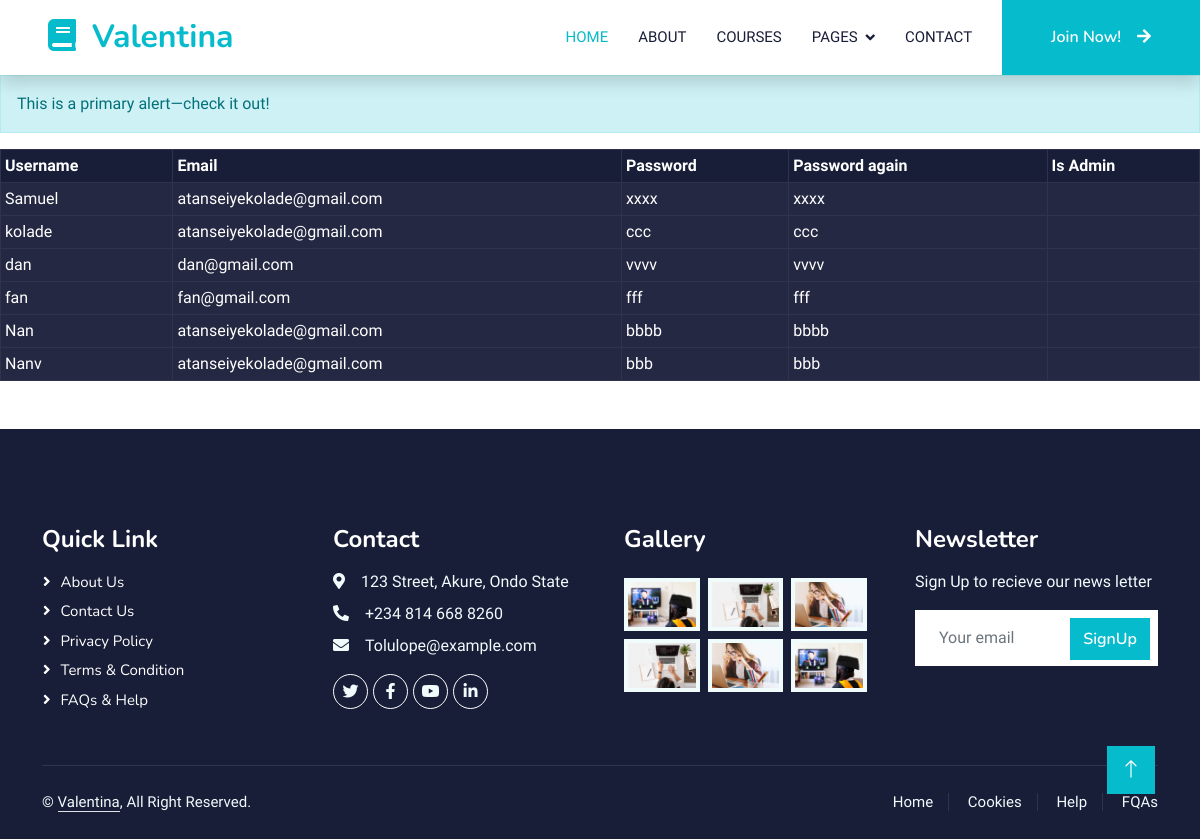
/regUsers, run on an earlier commit of the app's database.
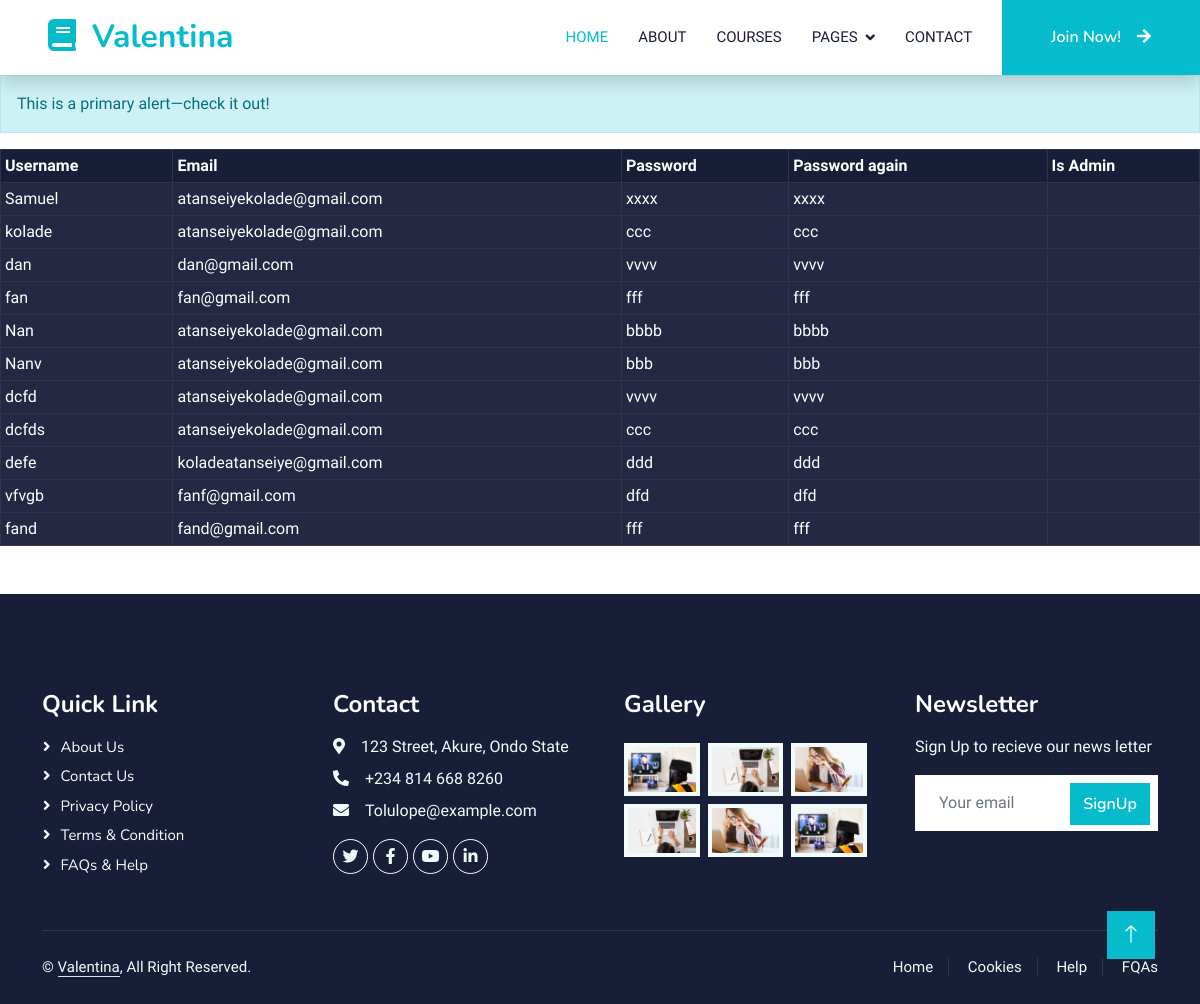
And on a later commit of the database.
### app.py (models this page shows, shortened)
class SignUp(UserMixin, db.Model):
    __bind_key__ = 'SignUp'
    __tablename__ = 'SignUp'
    username = db.Column(db.String(80),  unique=True, nullable=False, primary_key=True)
    email = db.Column(db.String(80), unique=True, nullable=False)
    password = db.Column(db.String(80), nullable=False)
    password_again = db.Column(db.String(80), nullable=False)
    is__admin = db.Column(db.String(80))

### app.py (the view)
@app.route('/regUsers')
def regUsers():
    users = SignUp.query.all()
    greet = 'Hello, there'
    return render_template('usersDB.html',  users=[users, greet])

### templates/usersDB.html
{% extends 'base.html' %}
{% block body %}
<div class="alert alert-primary" role="alert">
    This is a primary alert—check it out!
</div>
<table class="table table-striped table-dark table-hover table-sm table-bordered p-5">
    <thead>
        <tr>
            <th>Username</th>
            <th>Email</th>
            <th>Password</th>
            <th>Password again</th>
            <th>Is Admin</th>
        </tr>
    </thead>
    {% for user in users[0] %}
    <tbody>
        <tr>
            <td>{{user.username}}</td>
            <td>{{user.email}}</td>
            <td>{{user.password}}</td>
            <td>{{user.password_again}}</td>
            <td>{{user.admin}}</td>
        </tr>
    </tbody>
    {% endfor %}
</table>
{% endblock %}

### templates/base.html (shortened to what this page needs)
<!DOCTYPE html>
<html lang="en">
<head>
    <link rel="stylesheet" href="https://cdnjs.cloudflare.com/ajax/libs/font-awesome/5.10.0/css/all.min.css">
    <link rel="stylesheet" href="https://cdn.jsdelivr.net/npm/bootstrap-icons@1.4.1/font/bootstrap-icons.css">
    <link rel="stylesheet" href="{{ url_for('static', filename='lib/animate/animate.min.css') }}">
    <link rel="stylesheet" href="{{ url_for('static', filename='lib/owlcarousel/assets/owl.carousel.min.css') }}">
    <link rel="stylesheet" href="{{ url_for('static', filename='css/bootstrap.min.css') }}">
    <link rel="stylesheet" href="{{ url_for('static', filename='css/style.css') }}">
</head>
<body>
    <nav class="navbar navbar-expand-lg bg-white navbar-light shadow sticky-top p-0">
        <a href="index.html" class="navbar-brand d-flex align-items-center px-4 px-lg-5">
            <h2 class="m-0 text-primary"><i class="fa fa-book me-3"></i>Valentina</h2>
        </a>
        <div class="collapse navbar-collapse" id="navbarCollapse">
            <div class="navbar-nav ms-auto p-4 p-lg-0">
                <a href="{{ url_for('index') }}" class="nav-item nav-link active">Home</a>
                <a href="{{ url_for('about') }}" class="nav-item nav-link">About</a>
                <a href="{{ url_for('courses') }}" class="nav-item nav-link">Courses</a>
                <div class="nav-item dropdown">
                    <a href="#" class="nav-link dropdown-toggle" data-bs-toggle="dropdown">Pages</a>
                </div>
                <a href="{{ url_for('contact') }}" class="nav-item nav-link">Contact</a>
            </div>
            <a href="{{ url_for('signup') }}" class="btn btn-primary py-4 px-lg-5 d-none d-lg-block">Join Now!<i
                    class="fa fa-arrow-right ms-3"></i></a>
        </div>
    </nav>
    {% block body %}
    {% endblock %}
    <div class="container-fluid bg-dark text-light footer pt-5 mt-5 wow fadeIn" data-wow-delay="0.1s">
        <div class="container py-5">
            <div class="row g-5">
                <div class="col-lg-3 col-md-6">
                    <h4 class="text-white mb-3">Quick Link</h4>
                    <a class="btn btn-link" href="">About Us</a>
                    <a class="btn btn-link" href="">Contact Us</a>
                    <a class="btn btn-link" href="">Privacy Policy</a>
                    <a class="btn btn-link" href="">Terms & Condition</a>
                    <a class="btn btn-link" href="">FAQs & Help</a>
                </div>
                <div class="col-lg-3 col-md-6">
                    <h4 class="text-white mb-3">Contact</h4>
                    <p class="mb-2"><i class="fa fa-map-marker-alt me-3"></i>123 Street, Akure, Ondo State</p>
                    <p class="mb-2"><i class="fa fa-phone-alt me-3"></i>+234 814 668 8260</p>
                    <p class="mb-2"><i class="fa fa-envelope me-3"></i>Tolulope@example.com</p>
                    <div class="d-flex pt-2">
                        <a class="btn btn-outline-light btn-social" href=""><i class="fab fa-twitter"></i></a>
                        <a class="btn btn-outline-light btn-social" href=""><i class="fab fa-facebook-f"></i></a>
                        <a class="btn btn-outline-light btn-social" href=""><i class="fab fa-youtube"></i></a>
                        <a class="btn btn-outline-light btn-social" href=""><i class="fab fa-linkedin-in"></i></a>
                    </div>
                </div>
                <div class="col-lg-3 col-md-6">
                    <h4 class="text-white mb-3">Gallery</h4>
                    <div class="row g-2 pt-2">
                        <div class="col-4">
                            <img class="img-fluid bg-light p-1"
                                src="{{ url_for('static', filename='img/course-1.jpg') }}" alt="">
                        </div>
                        <div class="col-4">
                            <img class="img-fluid bg-light p-1"
                                src="{{ url_for('static', filename='img/course-2.jpg') }}" alt="">
                        </div>
                        <div class="col-4">
                            <img class="img-fluid bg-light p-1"
                                src="{{ url_for('static', filename='img/course-3.jpg') }}" alt="">
                        </div>
                        <div class="col-4">
                            <img class="img-fluid bg-light p-1"
                                src="{{ url_for('static', filename='img/course-2.jpg') }}" alt="">
                        </div>
                        <div class="col-4">
                            <img class="img-fluid bg-light p-1"
                                src="{{ url_for('static', filename='img/course-3.jpg') }}" alt="">
                        </div>
                        <div class="col-4">
                            <img class="img-fluid bg-light p-1"
                                src="{{ url_for('static', filename='img/course-1.jpg') }}" alt="">
                        </div>
                    </div>
                </div>
                <div class="col-lg-3 col-md-6">
                    <h4 class="text-white mb-3">Newsletter</h4>
                    <p>Sign Up to recieve our news letter</p>
                    <div class="position-relative mx-auto" style="max-width: 400px;">
                        <input class="form-control border-0 w-100 py-3 ps-4 pe-5" type="text" placeholder="Your email">
                        <button type="button"
                            class="btn btn-primary py-2 position-absolute top-0 end-0 mt-2 me-2">SignUp</button>
                    </div>
                </div>
            </div>
        </div>
        <div class="container">
            <div class="copyright">
                <div class="row">
                    <div class="col-md-6 text-center text-md-start mb-3 mb-md-0">
                        &copy; <a class="border-bottom" href="#">Valentina</a>, All Right Reserved.
                    </div>
                    <div class="col-md-6 text-center text-md-end">
                        <div class="footer-menu">
                            <a href="">Home</a>
                            <a href="">Cookies</a>
                            <a href="">Help</a>
                            <a href="">FQAs</a>
                        </div>
                    </div>
                </div>
            </div>
        </div>
    </div>
    <a href="#" class="btn btn-lg btn-primary btn-lg-square back-to-top"><i class="bi bi-arrow-up"></i></a>
</body>
</html>

### static/css/style.css (style rules this page uses)
:root { --primary: #06BBCC; --light: #F0FBFC; --dark: #181d38; }
.back-to-top { position: fixed; display: none; right: 45px; bottom: 45px; z-index: 99; }
.btn { font-family: 'Nunito', sans-serif; font-weight: 600; transition: .5s; }
.btn.btn-primary, .btn.btn-secondary { color: #FFFFFF; }
.btn-lg-square { width: 48px; height: 48px; }
.btn-square, .btn-sm-square, .btn-lg-square { padding: 0; display: flex; align-items: center; justify-content: center; font-weight: normal; border-radius: 0px; }
.navbar .dropdown-toggle::after { border: none; content: "\f107"; font-family: "Font Awesome 5 Free"; font-weight: 900; vertical-align: middle; margin-left: 8px; }
.navbar-light .navbar-nav .nav-link { margin-right: 30px; padding: 25px 0; color: #FFFFFF; font-size: 15px; text-transform: uppercase; outline: none; }
.navbar-light .navbar-nav .nav-link:hover, .navbar-light .navbar-nav .nav-link.active { color: var(--primary); }
.navbar-light .navbar-brand, .navbar-light a.btn { height: 75px; }
.navbar-light .navbar-nav .nav-link { color: var(--dark); font-weight: 500; }
.navbar-light.sticky-top { top: -100px; transition: .5s; }
.footer .btn.btn-social { margin-right: 5px; width: 35px; height: 35px; display: flex; align-items: center; justify-content: center; color: var(--light); font-weight: normal; border: 1px solid #FFFFFF; border-radius: 35px; transition: .3s; }
.footer .btn.btn-link { display: block; margin-bottom: 5px; padding: 0; text-align: left; color: #FFFFFF; font-size: 15px; font-weight: normal; text-transform: capitalize; transition: .3s; }
.footer .btn.btn-link::before { position: relative; content: "\f105"; font-family: "Font Awesome 5 Free"; font-weight: 900; margin-right: 10px; }
.footer .copyright { padding: 25px 0; font-size: 15px; border-top: 1px solid rgba(256, 256, 256, .1); }
.footer .copyright a { color: var(--light); }
.footer .footer-menu a { margin-right: 15px; padding-right: 15px; border-right: 1px solid rgba(255, 255, 255, .1); }
.footer .footer-menu a:last-child { margin-right: 0; padding-right: 0; border-right: none; }

What changed in the data, as far as the page shows it:
added SignUp: username "dcfd", email "atanseiyekolade@gmail.com", password "vvvv", password_again "vvvv"
added SignUp: username "dcfds", email "atanseiyekolade@gmail.com", password "ccc", password_again "ccc"
added SignUp: username "defe", email "koladeatanseiye@gmail.com", password "ddd", password_again "ddd"
added SignUp: username "vfvgb", email "fanf@gmail.com", password "dfd", password_again "dfd"
added SignUp: username "fand", email "fand@gmail.com", password "fff", password_again "fff"
